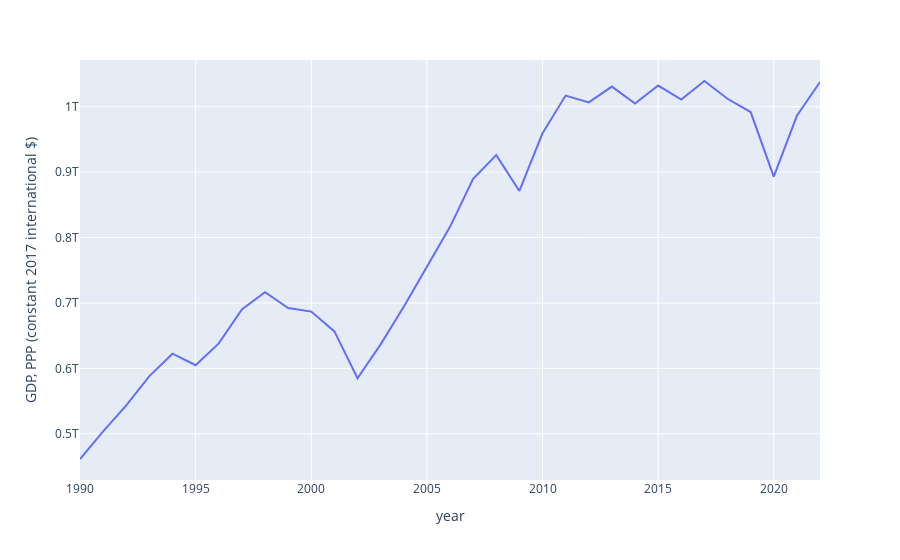

Write notebook code for a chart like this one.
### Code cell
px.line(macro_df.dropna(),
        x = "year",
        y = "GDP, PPP (constant 2017 international $)")

### Figure 1 — Plotly figure (JSON) as saved in the notebook; plotly's stock layout.template omitted (floating-point values rounded to 4 significant figures)
{"data": [{"hovertemplate": "year=%{x}<br>GDP, PPP (constant 2017 international $)=%{y}<extra></extra>", "legendgroup": "", "line": {"color": "#636efa", "dash": "solid"}, "marker": {"symbol": "circle"}, "mode": "lines", "name": "", "orientation": "v", "showlegend": false, "type": "scatter", "x": [1990, 1991, 1992, 1993, 1994, 1995, 1996, 1997, 1998, 1999, 2000, 2001, 2002, 2003, 2004, 2005, 2006, 2007, 2008, 2009, 2010, 2011, 2012, 2013, 2014, 2015, 2016, 2017, 2018, 2019, 2020, 2021, 2022], "xaxis": "x", "y": [461383000000, 503522000000, 543488000000, 588092000000, 622414000000, 604705000000, 638125000000, 689884000000, 716445000000, 692190000000, 686729000000, 656452000000, 584935000000, 636626000000, 694111000000, 755551000000, 816351000000, 889885000000, 925990000000, 871185000000, 959396000000, 1017000000000, 1006560000000, 1030770000000, 1004870000000, 1032320000000, 1010840000000, 1039330000000, 1012130000000, 991876000000, 893251000000, 986134000000, 1037840000000], "yaxis": "y"}], "layout": {"legend": {"tracegroupgap": 0}, "margin": {"t": 60}, "xaxis": {"anchor": "y", "domain": [0, 1], "title": {"text": "year"}}, "yaxis": {"anchor": "x", "domain": [0, 1], "title": {"text": "GDP, PPP (constant 2017 international $)"}}}}
